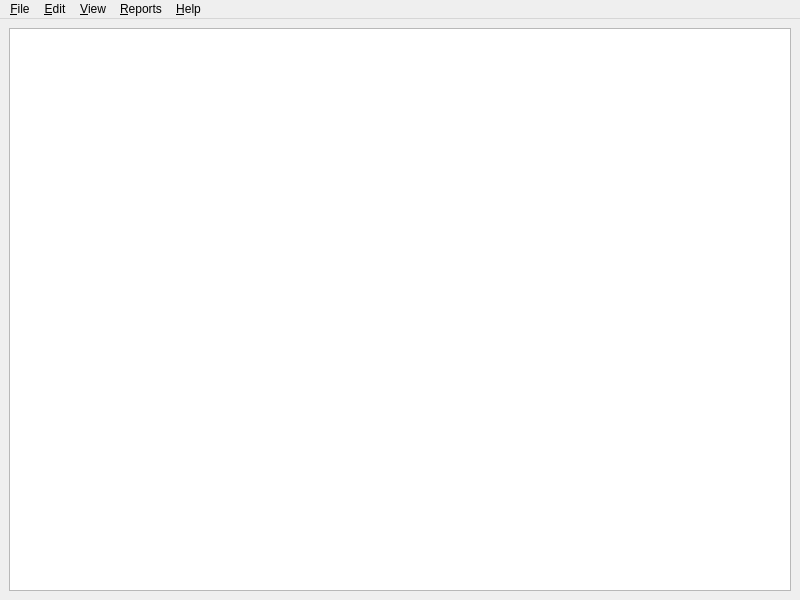
<?xml version="1.0" encoding="UTF-8"?>
<ui version="4.0">
 <class>MainWindow</class>
 <widget class="QMainWindow" name="MainWindow">
  <property name="geometry">
   <rect>
    <x>0</x>
    <y>0</y>
    <width>800</width>
    <height>600</height>
   </rect>
  </property>
  <property name="windowTitle">
   <string>Raamatupidamine</string>
  </property>
  <widget class="QWidget" name="centralwidget">
   <layout class="QGridLayout" name="gridLayout">
    <item row="0" column="0">
     <widget class="QTreeView" name="treeView">
      <property name="rootIsDecorated">
       <bool>false</bool>
      </property>
     </widget>
    </item>
   </layout>
  </widget>
  <widget class="QMenuBar" name="menuBar">
   <property name="geometry">
    <rect>
     <x>0</x>
     <y>0</y>
     <width>800</width>
     <height>30</height>
    </rect>
   </property>
   <widget class="QMenu" name="menuFile">
    <property name="title">
     <string>&amp;File</string>
    </property>
    <addaction name="actionQuit"/>
   </widget>
   <widget class="QMenu" name="menuHelp">
    <property name="title">
     <string>&amp;Help</string>
    </property>
    <addaction name="actionAbout_Raamatupidamine"/>
    <addaction name="actionAbout_Qt"/>
   </widget>
   <widget class="QMenu" name="menuEdit">
    <property name="title">
     <string>&amp;Edit</string>
    </property>
    <addaction name="actionCreate_Journal"/>
   </widget>
   <widget class="QMenu" name="menuReports">
    <property name="title">
     <string>&amp;Reports</string>
    </property>
    <addaction name="actionTrial_Balance"/>
   </widget>
   <widget class="QMenu" name="menuView">
    <property name="title">
     <string>&amp;View</string>
    </property>
    <addaction name="actionChart_of_Accounts"/>
    <addaction name="actionPeriods_of_Account"/>
   </widget>
   <addaction name="menuFile"/>
   <addaction name="menuEdit"/>
   <addaction name="menuView"/>
   <addaction name="menuReports"/>
   <addaction name="menuHelp"/>
  </widget>
  <action name="actionQuit">
   <property name="text">
    <string>&amp;Quit</string>
   </property>
   <property name="menuRole">
    <enum>QAction::MenuRole::QuitRole</enum>
   </property>
  </action>
  <action name="actionAbout_Raamatupidamine">
   <property name="text">
    <string>About Raamatupidamine</string>
   </property>
   <property name="menuRole">
    <enum>QAction::MenuRole::AboutRole</enum>
   </property>
  </action>
  <action name="actionAbout_Qt">
   <property name="text">
    <string>About Qt</string>
   </property>
   <property name="menuRole">
    <enum>QAction::MenuRole::AboutQtRole</enum>
   </property>
  </action>
  <action name="actionChart_of_Accounts">
   <property name="text">
    <string>Chart of Accounts</string>
   </property>
   <property name="menuRole">
    <enum>QAction::MenuRole::ApplicationSpecificRole</enum>
   </property>
  </action>
  <action name="actionCreate_Journal">
   <property name="text">
    <string>Create Journal</string>
   </property>
  </action>
  <action name="actionTrial_Balance">
   <property name="text">
    <string>Trial Balance</string>
   </property>
  </action>
  <action name="actionPeriods_of_Account">
   <property name="text">
    <string>Periods of Account</string>
   </property>
  </action>
 </widget>
 <resources/>
 <connections>
  <connection>
   <sender>actionQuit</sender>
   <signal>triggered()</signal>
   <receiver>MainWindow</receiver>
   <slot>close()</slot>
   <hints>
    <hint type="sourcelabel">
     <x>-1</x>
     <y>-1</y>
    </hint>
    <hint type="destinationlabel">
     <x>399</x>
     <y>299</y>
    </hint>
   </hints>
  </connection>
 </connections>
</ui>
